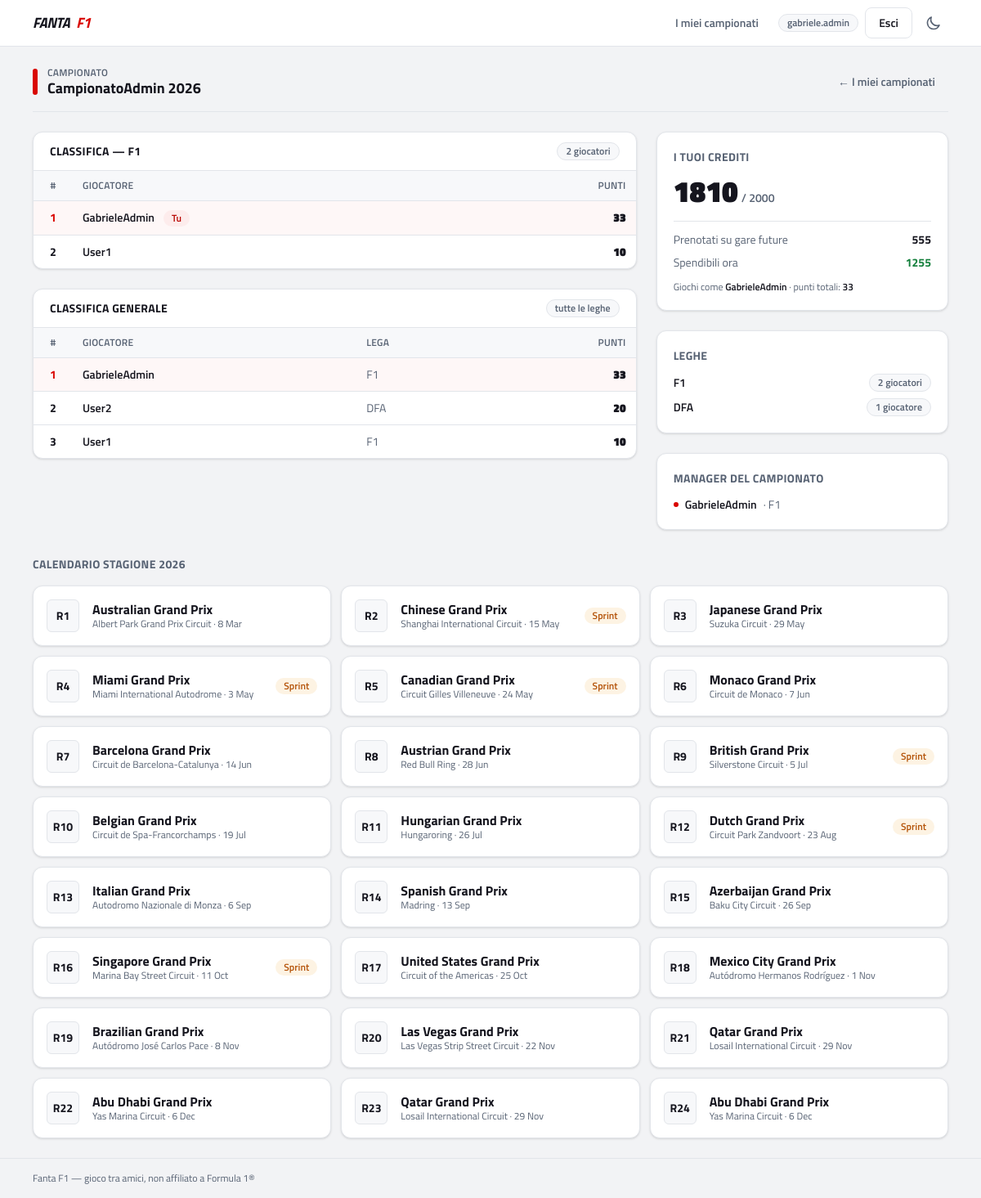
The app's page /dashboard/championships/2/ (signed in) with its own data.
### fantaApp/models.py (models this page shows, shortened)
class CustomUser(AbstractUser):
    class UserType(models.TextChoices):
        USER = 'user', 'User'
        PREMIUM = 'premium', 'Premium'
        STAFF = 'staff', 'Staff'
        ADMIN = 'admin', 'Admin'
    user_type = models.CharField(
        max_length=10,
        choices=UserType.choices,
        default=UserType.USER
    )
    email = models.EmailField(unique=True, blank=False, null=False)
    birthday = models.DateField(null=True, blank=True)
    created_at = models.DateTimeField(auto_now_add=True)
    modified_at = models.DateTimeField(null=True, blank=True)
    deleted_at = models.DateTimeField(null=True, blank=True)
    active = models.BooleanField(default=True)
    objects = CustomUserManager()
    from django.db import models

class Championship(models.Model):
    name = models.CharField(max_length=100)
    year = models.IntegerField()
    active = models.BooleanField(default=True)
    is_private = models.BooleanField(default=True)
    created_at = models.DateTimeField(auto_now_add=True)
    class Meta:
        unique_together = [('name', 'year')]

class ChampionshipPlayer(models.Model):
    user = models.ForeignKey(CustomUser, on_delete=models.CASCADE)
    championship = models.ForeignKey(Championship, on_delete=models.PROTECT, related_name='participants')
    league = models.ForeignKey(League, on_delete=models.PROTECT, related_name='participants')
    player_name = models.CharField(max_length=50)
    available_credit = models.IntegerField(default=2000)
    total_score = models.IntegerField(default=0)
    joined_at = models.DateTimeField(auto_now_add=True)
    class Meta:
        unique_together = [('user', 'championship'), ('player_name', 'championship')]

class League(models.Model):
    championship = models.ForeignKey(Championship, on_delete=models.CASCADE, related_name='leagues')
    name = models.CharField(max_length=100)
    created_at = models.DateTimeField(auto_now_add=True)

class Weekend(models.Model):
    WEEKEND_TYPES = [
        ('regular', 'Regular Weekend'),
        ('sprint', 'Sprint Weekend')
    ]
    circuit = models.ForeignKey(Circuit, on_delete=models.CASCADE)
    event_name = models.CharField(max_length=100)
    round_number = models.PositiveSmallIntegerField(null=False)
    season = models.PositiveSmallIntegerField(null=False)
    weekend_type = models.CharField(max_length=20, choices = WEEKEND_TYPES, default='regular')
    fp1_start = models.DateTimeField(null=True, blank=True)
    fp2_start = models.DateTimeField(null=True, blank=True)
    fp3_start = models.DateTimeField(null=True, blank=True)
    sprint_start = models.DateTimeField(null=True, blank=True)
    sprint_qualifying_start = models.DateTimeField(null=True, blank=True)
    qualifying_start = models.DateTimeField(null=True, blank=True)
    race_start = models.DateTimeField(null=True, blank=True)
    created_at = models.DateTimeField(auto_now_add=True)
    modified_at = models.DateTimeField(auto_now=True)
    deleted_at = models.DateTimeField(null=True, blank=True)
    class Meta:
        ordering = ['season', 'round_number']
        unique_together = ('season', 'round_number')

class Circuit(models.Model):
    name = models.CharField(max_length=100)
    country = models.CharField(max_length=50)
    location = models.CharField(max_length=100)
    api_id =  models.CharField(max_length=50, unique= True)
    created_at = models.DateTimeField(auto_now_add=True)
    modified_at = models.DateTimeField(auto_now=True)
    deleted_at = models.DateTimeField(null=True, blank=True)
    class Meta:
        ordering = ['name']

### fantaApp/views/dashboard.py (the view)
# urls.py: path("dashboard/championships/<int:championship_id>/", dashboard.championship_dashboard, name='championship_dashboard'),
@login_required
def championship_dashboard(request, championship_id):
    championship = get_object_or_404(Championship, pk=championship_id)
    current_championship_player = ChampionshipPlayer.objects.filter(
        user=request.user, championship=championship).select_related('league').first()
    reserved_credit = 0
    spendable_credit = 0
    if current_championship_player:
        reserved_credit = costs.get_player_reserved_credit(player=current_championship_player)
        spendable_credit = costs.get_player_spendable_credit(player=current_championship_player)
    standing_per_league = ChampionshipPlayer.objects.none()
    if current_championship_player:
        standing_per_league = ChampionshipPlayer.objects.filter(
            championship=championship,
            league=current_championship_player.league,
        ).select_related('league').order_by('-total_score')
    general_standings = ChampionshipPlayer.objects.filter(
        championship=championship
    ).select_related('league').order_by('-total_score')
    user_managers = ChampionshipManager.objects.filter(
        championship=championship
    ).select_related('user')
    managers = ChampionshipPlayer.objects.filter(
        championship=championship,
        user__in=[m.user for m in user_managers]
    ).select_related('league')
    weekends = Weekend.objects.filter(season=championship.year).order_by("round_number")
    context = {
        "championship": championship,
        "current_championship_player": current_championship_player,
        "reserved_credit": reserved_credit,
        "spendable_credit": spendable_credit,
        "standing_per_league": standing_per_league,
        "general_standings": general_standings,
        "managers": managers,
        "weekends" : weekends
    }
    return render(request, "fantaApp/championship_dashboard.html", context)

### fantaApp/services/costs.py (called while the page is built)
def get_player_reserved_credit(*, player, exclude_race=None) -> int:
    queryset = PlayerRaceChoice.objects.filter(
        player=player,
        credit_applied=False,
    )
    if exclude_race is not None:
        queryset = queryset.exclude(race=exclude_race)
    reserved_credit = queryset.aggregate(total=Sum("spent_amount"))["total"]
    return reserved_credit or 0

def get_player_spendable_credit(*, player, exclude_race=None) -> int:
    return max(
        player.available_credit - get_player_reserved_credit(player=player, exclude_race=exclude_race),
        0,
    )

### fantaApp/templates/fantaApp/championship_dashboard.html (shortened to what this page needs)
{% extends "fantaApp/championship_flow_base.html" %}
{% block championship_banner_link %}
  {{ championship.name }} {{ championship.year }}
{% endblock %}
{% block championship_content %}
<div class="grid gap-6 lg:grid-cols-3">
  <div class="space-y-6 lg:col-span-2">
    {% if current_championship_player %}
      <section class="card">
        <div class="flex items-center justify-between border-b border-line px-5 py-3">
          <h2 class="text-sm font-bold uppercase tracking-wide">Classifica — {{ current_championship_player.league.name }}</h2>
          <span class="badge-muted">{{ standing_per_league|length }} giocatori</span>
        </div>
        <div class="overflow-x-auto">
          <table class="table-clean">
            <thead>
              <tr><th class="w-12 !text-center">#</th><th>Giocatore</th><th class="!text-right">Punti</th></tr>
            </thead>
            <tbody>
              {% for p in standing_per_league %}
                <tr {% if p.id == current_championship_player.id %}class="bg-accent-soft/40"{% endif %}>
                  <td class="text-center font-bold {% if forloop.counter == 1 %}text-accent{% endif %}">{{ forloop.counter }}</td>
                  <td class="font-semibold">
                    {{ p.player_name }}
                    {% if p.id == current_championship_player.id %}<span class="badge-accent ml-2">Tu</span>{% endif %}
                  </td>
                  <td class="text-right font-black">{{ p.total_score }}</td>
                </tr>
              {% endfor %}
            </tbody>
          </table>
        </div>
      </section>
    {% endif %}
    <section class="card">
      <div class="flex items-center justify-between border-b border-line px-5 py-3">
        <h2 class="text-sm font-bold uppercase tracking-wide">Classifica generale</h2>
        <span class="badge-muted">tutte le leghe</span>
      </div>
      <div class="overflow-x-auto">
        <table class="table-clean">
          <thead>
            <tr><th class="w-12 !text-center">#</th><th>Giocatore</th><th>Lega</th><th class="!text-right">Punti</th></tr>
          </thead>
          <tbody>
            {% for p in general_standings %}
              <tr {% if current_championship_player and p.id == current_championship_player.id %}class="bg-accent-soft/40"{% endif %}>
                <td class="text-center font-bold {% if forloop.counter == 1 %}text-accent{% endif %}">{{ forloop.counter }}</td>
                <td class="font-semibold">{{ p.player_name }}</td>
                <td class="text-muted">{{ p.league.name }}</td>
                <td class="text-right font-black">{{ p.total_score }}</td>
              </tr>
            {% empty %}
              <tr><td colspan="4" class="text-center text-muted">Nessun partecipante iscritto.</td></tr>
            {% endfor %}
          </tbody>
        </table>
      </div>
    </section>
  </div>
  <aside class="space-y-6">
    {% if current_championship_player %}
      <section class="card-pad">
        <h2 class="mb-3 text-sm font-bold uppercase tracking-wide text-muted">I tuoi crediti</h2>
        <p class="text-4xl font-black">{{ current_championship_player.available_credit }}<span class="ml-1 text-sm font-semibold text-muted">/ 2000</span></p>
        {% if reserved_credit %}
          <dl class="mt-4 space-y-2 border-t border-line pt-3 text-sm">
            <div class="flex justify-between"><dt class="text-muted">Prenotati su gare future</dt><dd class="font-bold">{{ reserved_credit }}</dd></div>
            <div class="flex justify-between"><dt class="text-muted">Spendibili ora</dt><dd class="font-bold text-ok">{{ spendable_credit }}</dd></div>
          </dl>
        {% endif %}
        <p class="mt-3 text-xs text-muted">Giochi come <span class="font-semibold text-ink">{{ current_championship_player.player_name }}</span> · punti totali: <span class="font-semibold text-ink">{{ current_championship_player.total_score }}</span></p>
      </section>
    {% endif %}
    <section class="card-pad">
      <h2 class="mb-3 text-sm font-bold uppercase tracking-wide text-muted">Leghe</h2>
      <ul class="space-y-2 text-sm">
        {% for l in championship.leagues.all %}
          <li class="flex items-center justify-between gap-2">
            <span class="font-semibold">{{ l.name }}</span>
            <span class="badge-muted">{{ l.participants.count }} giocator{{ l.participants.count|pluralize:"e,i" }}</span>
          </li>
        {% empty %}
          <li class="text-muted">Nessuna lega creata.</li>
        {% endfor %}
      </ul>
    </section>
    <section class="card-pad">
      <h2 class="mb-3 text-sm font-bold uppercase tracking-wide text-muted">Manager del campionato</h2>
      <ul class="space-y-2 text-sm">
        {% for m in managers %}
          <li class="flex items-center gap-2">
            <span class="h-1.5 w-1.5 rounded-full bg-accent"></span>
            <span class="font-semibold">{{ m.player_name }}</span>
            <span class="text-muted">· {{ m.league.name }}</span>
          </li>
        {% empty %}
          <li class="text-muted">Nessun manager registrato come giocatore.</li>
        {% endfor %}
      </ul>
    </section>
  </aside>
</div>
<section class="mt-8">
  <h2 class="mb-4 text-sm font-bold uppercase tracking-wide text-muted">Calendario stagione {{ championship.year }}</h2>
  <div class="grid gap-3 sm:grid-cols-2 lg:grid-cols-3">
    {% for w in weekends %}
      <a href="{% url 'weekend_details' championship.id w.id %}"
         class="card group flex items-center gap-4 p-4 transition-shadow hover:shadow-md hover:border-accent/50">
        <span class="pos-badge shrink-0 !h-10 !w-10 text-sm">R{{ w.round_number }}</span>
        <div class="min-w-0 flex-1">
          <h3 class="truncate font-bold leading-tight group-hover:text-accent">{{ w.event_name }}</h3>
          <p class="truncate text-xs text-muted">
            {{ w.circuit.name }}{% if w.race_start %} · {{ w.race_start|date:"j M" }}{% endif %}
          </p>
        </div>
        {% if w.weekend_type == "sprint" %}<span class="badge-warn shrink-0">Sprint</span>{% endif %}
      </a>
    {% empty %}
      <p class="text-sm text-muted sm:col-span-2 lg:col-span-3">Nessun weekend disponibile per la stagione {{ championship.year }}.</p>
    {% endfor %}
  </div>
</section>
{% endblock %}

### fantaApp/templates/fantaApp/base.html (shortened to what this page needs)
{% load static %}
<!doctype html>
<html lang="it">
  <head>
    <link rel="stylesheet" href="{% static 'fantaApp/css/main.css' %}" />
  </head>
  <body class="flex min-h-screen flex-col">
    <header class="sticky top-0 z-40 border-b border-line bg-surface/95 backdrop-blur">
      <nav class="mx-auto flex h-14 max-w-6xl items-center justify-between gap-4 px-4">
        <a href="{% url 'home' %}" class="flex items-center gap-2 text-lg font-black uppercase italic tracking-tight">
          Fanta<span class="text-accent">F1</span>
        </a>
        <div class="flex items-center gap-2">
          <div id="nav-menu" class="hidden absolute left-0 right-0 top-14 flex-col gap-1 border-b border-line bg-surface p-3 sm:static sm:flex sm:flex-row sm:items-center sm:gap-2 sm:border-0 sm:bg-transparent sm:p-0">
            {% if user.is_authenticated %}
              <a href="{% url 'user_dashboard' %}" class="btn-ghost">I miei campionati</a>
              <span class="badge-muted hidden sm:inline-flex" title="Utente connesso">{{ user.username }}</span>
              <form method="post" action="{% url 'logout' %}" class="contents">
                <button type="submit" class="btn-secondary">Esci</button>
              </form>
            {% else %}
              <a href="{% url 'login' %}" class="btn-ghost">Accedi</a>
              <a href="{% url 'register' %}" class="btn-primary">Registrati</a>
            {% endif %}
          </div>
          <button id="theme-toggle" type="button" class="btn-ghost !px-2" aria-label="Cambia tema chiaro/scuro">
            <svg class="h-5 w-5 dark:hidden" fill="none" viewBox="0 0 24 24" stroke="currentColor" stroke-width="2">
              <path stroke-linecap="round" stroke-linejoin="round" d="M20.354 15.354A9 9 0 018.646 3.646 9.003 9.003 0 0012 21a9.003 9.003 0 008.354-5.646z" />
            </svg>
          </button>
        </div>
      </nav>
    </header>
    <main class="mx-auto w-full max-w-6xl flex-1 px-4 py-6">
      {% block content %}{% endblock %}
    </main>
    <footer class="border-t border-line py-4">
      <p class="mx-auto max-w-6xl px-4 text-xs text-muted">
        Fanta F1 — gioco tra amici, non affiliato a Formula 1&reg;
      </p>
    </footer>
  </body>
</html>

### fantaApp/static/fantaApp/css/main.css (style rules this page uses)
:root { --bg-base:#f2f3f5;--bg-surface:#fff;--bg-surface-2:#f7f8fa;--text-ink:#15151e;--text-muted:#576273;--border-line:#e2e5ea;--accent:#d90600;--accent-strong:#b80500;--accent-soft:#fdecec;--ok:#15803d;--ok-soft:#e8f7ee;--warn:#b45309;--warn-soft:#fdf3e3 }

### records on screen
CustomUser: username "gabriele.admin"
Championship: name "CampionatoAdmin", year "2026"
ChampionshipPlayer: league.name "F1", player_name "GabrieleAdmin", shows "Tu", total_score "33", available_credit "1810"
ChampionshipPlayer: player_name "User1", total_score "10", league.name "F1"
ChampionshipPlayer: player_name "User2", league.name "DFA", total_score "20"
League: name "F1", participants.count "2"
League: name "DFA", participants.count "1"
Weekend: round_number "1", event_name "Australian Grand Prix", circuit.name "Albert Park Grand Prix Circuit", race_start "8 Mar"
Weekend: round_number "2", event_name "Chinese Grand Prix", circuit.name "Shanghai International Circuit", race_start "15 May", weekend_type "Sprint"
Weekend: round_number "3", event_name "Japanese Grand Prix", circuit.name "Suzuka Circuit", race_start "29 May"
Weekend: round_number "4", event_name "Miami Grand Prix", circuit.name "Miami International Autodrome", race_start "3 May", weekend_type "Sprint"
Weekend: round_number "5", event_name "Canadian Grand Prix", circuit.name "Circuit Gilles Villeneuve", race_start "24 May", weekend_type "Sprint"
Weekend: round_number "6", event_name "Monaco Grand Prix", circuit.name "Circuit de Monaco", race_start "7 Jun"
Weekend: round_number "7", event_name "Barcelona Grand Prix", circuit.name "Circuit de Barcelona-Catalunya", race_start "14 Jun"
Weekend: round_number "8", event_name "Austrian Grand Prix", circuit.name "Red Bull Ring", race_start "28 Jun"
Weekend: round_number "9", event_name "British Grand Prix", circuit.name "Silverstone Circuit", race_start "5 Jul", weekend_type "Sprint"
Weekend: round_number "10", event_name "Belgian Grand Prix", circuit.name "Circuit de Spa-Francorchamps", race_start "19 Jul"
Weekend: round_number "11", event_name "Hungarian Grand Prix", circuit.name "Hungaroring", race_start "26 Jul"
Weekend: round_number "12", event_name "Dutch Grand Prix", circuit.name "Circuit Park Zandvoort", race_start "23 Aug", weekend_type "Sprint"
Weekend: round_number "13", event_name "Italian Grand Prix", circuit.name "Autodromo Nazionale di Monza", race_start "6 Sep"
Weekend: round_number "14", event_name "Spanish Grand Prix", circuit.name "Madring", race_start "13 Sep"
Weekend: round_number "15", event_name "Azerbaijan Grand Prix", circuit.name "Baku City Circuit", race_start "26 Sep"
Weekend: round_number "16", event_name "Singapore Grand Prix", circuit.name "Marina Bay Street Circuit", race_start "11 Oct", weekend_type "Sprint"
Weekend: round_number "17", event_name "United States Grand Prix", circuit.name "Circuit of the Americas", race_start "25 Oct"
Weekend: round_number "18", event_name "Mexico City Grand Prix", circuit.name "Autódromo Hermanos Rodríguez", race_start "1 Nov"
Weekend: round_number "19", event_name "Brazilian Grand Prix", circuit.name "Autódromo José Carlos Pace", race_start "8 Nov"
Weekend: round_number "20", event_name "Las Vegas Grand Prix", circuit.name "Las Vegas Strip Street Circuit", race_start "22 Nov"
Weekend: round_number "21", event_name "Qatar Grand Prix", circuit.name "Losail International Circuit", race_start "29 Nov"
Weekend: round_number "22", event_name "Abu Dhabi Grand Prix", circuit.name "Yas Marina Circuit", race_start "6 Dec"
Weekend: round_number "23", event_name "Qatar Grand Prix", circuit.name "Losail International Circuit", race_start "29 Nov"
Weekend: round_number "24", event_name "Abu Dhabi Grand Prix", circuit.name "Yas Marina Circuit", race_start "6 Dec"

### other values on screen
{{ standing_per_league|length }} "2"
{{ reserved_credit }} "555"
{{ spendable_credit }} "1255"
